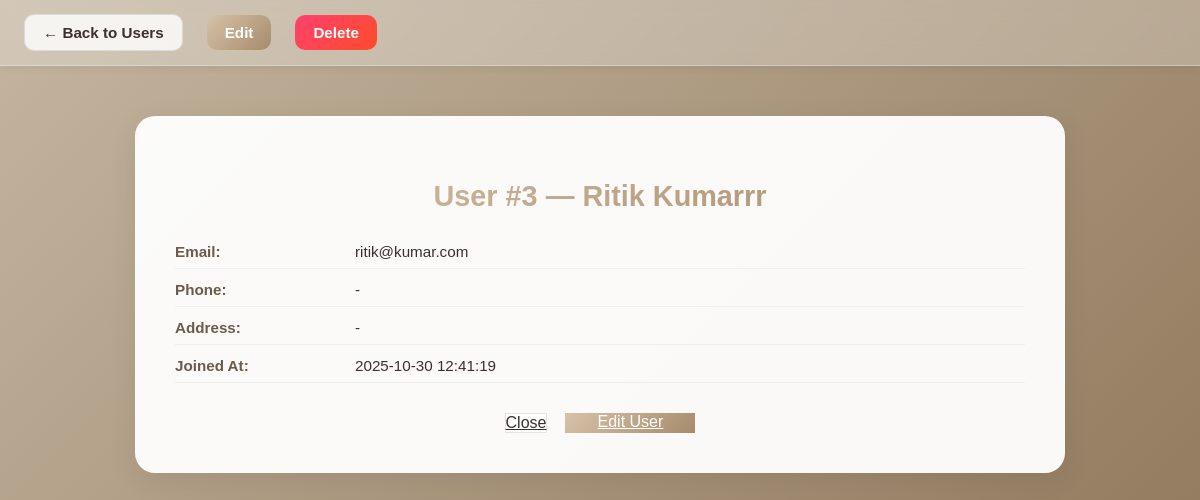
/admin/view_user.php?id=3 (signed in), run on the app's committed database.
### tables this page shows
CREATE TABLE `users` (
  `id` int(11) NOT NULL,
  `name` varchar(100) NOT NULL,
  `email` varchar(100) NOT NULL,
  `password` varchar(255) NOT NULL,
  `address` text DEFAULT NULL,
  `phone` varchar(15) DEFAULT NULL,
  `created_at` timestamp NOT NULL DEFAULT current_timestamp()
);

### admin/view_user.php (the view, shortened to what this page needs)
<?php
require_once __DIR__ . '/../includes/db.php';
$id = isset($_GET['id']) ? (int)$_GET['id'] : 0;
$stmt = $conn->prepare("SELECT id, name, email, phone, address, created_at FROM users WHERE id = ? LIMIT 1");
$stmt->bind_param("i", $id);
$stmt->execute();
$res = $stmt->get_result();
$user = $res->fetch_assoc();
?>
<!doctype html>
<html lang="en">
<head>
</head>
<body>
<header>
  <a href="users.php" class="btn-secondary">← Back to Users</a>
  <a href="edit_user.php?id=<?= $user['id'] ?>" class="btn" style="margin-left:12px;">Edit</a>
  <a href="delete_user.php?id=<?= $user['id'] ?>"
     class="btn"
     style="background: linear-gradient(135deg, #ff416c, #ff4b2b); margin-left:12px;"
     onclick="return confirm('Are you sure you want to delete this user? This action cannot be undone.')">
     Delete
  </a>
</header>
<main>
  <div class="detail">
    <h2>User #<?= htmlspecialchars($user['id']) ?> — <?= htmlspecialchars($user['name']) ?></h2>
    <div class="row">
      <div class="label">Email:</div>
      <div class="value"><?= htmlspecialchars($user['email']) ?></div>
    </div>
    <div class="row">
      <div class="label">Phone:</div>
      <div class="value"><?= htmlspecialchars($user['phone'] ?: '-') ?></div>
    </div>
    <div class="row">
      <div class="label">Address:</div>
      <div class="value"><?= nl2br(htmlspecialchars($user['address'] ?: '-')) ?></div>
    </div>
    <div class="row">
      <div class="label">Joined At:</div>
      <div class="value"><?= htmlspecialchars($user['created_at'] ?? '-') ?></div>
    </div>
    <div class="actions">
      <a href="users.php" class="btn-secondary">Close</a>
      <a href="edit_user.php?id=<?= $user['id'] ?>" class="btn">Edit User</a>
    </div>
  </div>
</main>
</body>
</html>

### admin/view_user.php (style rules this page uses)
:root { --bg-gradient: linear-gradient(135deg, #C4B5A0, #8B7355); --card-bg: rgba(255, 255, 255, 0.95); --accent-gradient: linear-gradient(135deg, #D7C2A8, #A68B6C); --danger-gradient: linear-gradient(135deg, #E57373, #C62828); --text-dark: #3B2F2F; --text-muted: #6B5B4B; --white: #fff; --shadow: 0 8px 30px rgba(0, 0, 0, 0.08); }
body { font-family: 'Poppins', sans-serif; background: var(--bg-gradient); margin: 0; padding: 0; color: var(--text-dark); min-height: 100vh; display: flex; flex-direction: column; }
header { background: rgba(255, 255, 255, 0.25); backdrop-filter: blur(10px); padding: 14px 24px; display: flex; align-items: center; gap: 12px; border-bottom: 1px solid rgba(255, 255, 255, 0.3); box-shadow: 0 2px 8px rgba(0, 0, 0, 0.06); position: sticky; top: 0; z-index: 10; }
header .btn, header .btn-secondary { display: inline-block; text-decoration: none; padding: 9px 18px; font-weight: 600; border-radius: 10px; font-size: 0.95rem; transition: all 0.3s ease; cursor: pointer; }
.btn { background: var(--accent-gradient); color: var(--white); border: none; }
.btn-secondary { background: rgba(255, 255, 255, 0.8); color: var(--text-dark); border: 1px solid rgba(0, 0, 0, 0.1); }
main { padding: 50px 20px; display: flex; justify-content: center; }
.detail { width: 100%; max-width: 850px; background: var(--card-bg); padding: 40px; border-radius: 20px; box-shadow: var(--shadow); animation: fadeIn 0.8s ease-in-out; }
.detail h2 { text-align: center; color: var(--text-dark); font-size: 1.8rem; margin-bottom: 30px; background: var(--accent-gradient); -webkit-background-clip: text; -webkit-text-fill-color: transparent; }
.row { display: flex; flex-wrap: wrap; margin: 12px 0; border-bottom: 1px solid #eee; padding-bottom: 8px; }
.label { flex: 0 0 180px; color: var(--text-muted); font-weight: 600; font-size: 0.95rem; }
.value { flex: 1; color: var(--text-dark); font-size: 0.95rem; }
.actions { display: flex; justify-content: center; gap: 18px; margin-top: 30px; }
.actions .btn { min-width: 130px; text-align: center; }

### data on the page
users: id "3", name "Ritik Kumarrr", email "ritik@kumar.com", phone "-", address "-", created_at "2025-10-30 12:41:19"
